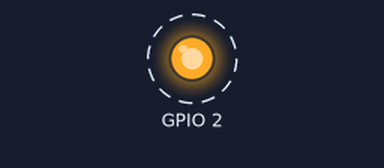
Bench run of a sketch on a simulated ESP32. Parts: output pins drawn as LEDs (lit = HIGH). Dashed ring = blinking. What the sketch prints to the serial monitor is not drawn.

Above: at 0.2 s.
Timing chart, 0 to 3.0 s (numbered marks = the images above):
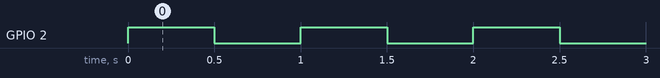

Measured:
- by itself, GPIO 2: alternates HIGH for 0.50 s and LOW for 0.50 s

The sketch:

esp32_blink_test_1770041757.ino
```cpp
void setup() {
    Serial.begin(115200);
    pinMode(2, OUTPUT);
    Serial.println("ESP32 Blink Starting");
}

void loop() {
    digitalWrite(2, HIGH);
    delay(500);
    digitalWrite(2, LOW);
    delay(500);
}
```
